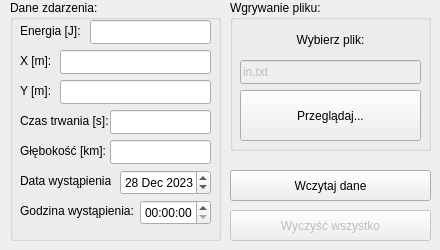
     <widget class="QWidget" name="objects_for_incidents">
      <attribute name="title">
       <string>Obiekty dla zdarzenia</string>
      </attribute>
      <widget class="QGroupBox" name="object_inject_group">
       <property name="geometry">
        <rect>
         <x>230</x>
         <y>0</y>
         <width>201</width>
         <height>151</height>
        </rect>
       </property>
       <property name="title">
        <string>Wgrywanie pliku:</string>
       </property>
       <widget class="QLineEdit" name="input_object_filename">
        <property name="enabled">
         <bool>false</bool>
        </property>
        <property name="geometry">
         <rect>
          <x>10</x>
          <y>60</y>
          <width>181</width>
          <height>24</height>
         </rect>
        </property>
        <property name="text">
         <string>in.txt</string>
        </property>
       </widget>
       <widget class="QPushButton" name="browse_object">
        <property name="geometry">
         <rect>
          <x>10</x>
          <y>90</y>
          <width>181</width>
          <height>51</height>
         </rect>
        </property>
        <property name="text">
         <string>Przeglądaj...</string>
        </property>
       </widget>
       <widget class="QLabel" name="description_choose_file">
        <property name="geometry">
         <rect>
          <x>10</x>
          <y>30</y>
          <width>181</width>
          <height>21</height>
         </rect>
        </property>
        <property name="text">
         <string>&lt;html&gt;&lt;head/&gt;&lt;body&gt;&lt;p align=&quot;center&quot;&gt;Wybierz plik:&lt;/p&gt;&lt;/body&gt;&lt;/html&gt;</string>
        </property>
       </widget>
      </widget>
      <widget class="QPushButton" name="clear_everything_object">
       <property name="enabled">
        <bool>false</bool>
       </property>
       <property name="geometry">
        <rect>
         <x>230</x>
         <y>210</y>
         <width>201</width>
         <height>31</height>
        </rect>
       </property>
       <property name="text">
        <string>Wyczyść wszystko</string>
       </property>
      </widget>
      <widget class="QPushButton" name="inject_object_data">
       <property name="geometry">
        <rect>
         <x>230</x>
         <y>170</y>
         <width>201</width>
         <height>31</height>
        </rect>
       </property>
       <property name="text">
        <string>Wczytaj dane</string>
       </property>
      </widget>
      <widget class="QGroupBox" name="incident_data_group_one">
       <property name="geometry">
        <rect>
         <x>10</x>
         <y>0</y>
         <width>211</width>
         <height>241</height>
        </rect>
       </property>
       <property name="title">
        <string>Dane zdarzenia:</string>
       </property>
       <widget class="QLineEdit" name="input_shock_x">
        <property name="geometry">
         <rect>
          <x>50</x>
          <y>50</y>
          <width>151</width>
          <height>24</height>
         </rect>
        </property>
       </widget>
       <widget class="QLineEdit" name="input_shock_y">
        <property name="geometry">
         <rect>
          <x>50</x>
          <y>80</y>
          <width>151</width>
          <height>24</height>
         </rect>
        </property>
       </widget>
       <widget class="QLineEdit" name="input_shock_e">
        <property name="geometry">
         <rect>
          <x>80</x>
          <y>20</y>
          <width>121</width>
          <height>24</height>
         </rect>
        </property>
       </widget>
       <widget class="QLineEdit" name="input_shock_t">
        <property name="geometry">
         <rect>
          <x>100</x>
          <y>110</y>
          <width>101</width>
          <height>24</height>
         </rect>
        </property>
       </widget>
       <widget class="QLineEdit" name="input_shock_h">
        <property name="geometry">
         <rect>
          <x>100</x>
          <y>140</y>
          <width>101</width>
          <height>24</height>
         </rect>
        </property>
        <property name="text">
         <string/>
        </property>
       </widget>
       <widget class="QLabel" name="description_incident_time">
        <property name="geometry">
         <rect>
          <x>10</x>
          <y>200</y>
          <width>121</width>
          <height>21</height>
         </rect>
        </property>
        <property name="text">
         <string>Godzina wystąpienia:</string>
        </property>
       </widget>
       <widget class="QLabel" name="description_incident_date">
        <property name="geometry">
         <rect>
          <x>10</x>
          <y>170</y>
          <width>91</width>
          <height>21</height>
         </rect>
        </property>
        <property name="text">
         <string>Data wystąpienia:</string>
        </property>
       </widget>
       <widget class="QLabel" name="description_incident_h">
        <property name="geometry">
         <rect>
          <x>10</x>
          <y>140</y>
          <width>91</width>
          <height>21</height>
         </rect>
        </property>
        <property name="text">
         <string>Głębokość [km]:</string>
        </property>
       </widget>
       <widget class="QLabel" name="description_incident_t">
        <property name="geometry">
         <rect>
          <x>10</x>
          <y>110</y>
          <width>91</width>
          <height>21</height>
         </rect>
        </property>
        <property name="text">
         <string>Czas trwania [s]:</string>
        </property>
       </widget>
       <widget class="QLabel" name="description_incident_y">
        <property name="geometry">
         <rect>
          <x>10</x>
          <y>80</y>
          <width>31</width>
          <height>21</height>
         </rect>
        </property>
        <property name="text">
         <string>Y [m]:</string>
        </property>
       </widget>
       <widget class="QLabel" name="description_incident_e">
        <property name="geometry">
         <rect>
          <x>10</x>
          <y>20</y>
          <width>61</width>
          <height>21</height>
         </rect>
        </property>
        <property name="text">
         <string>Energia [J]:</string>
        </property>
       </widget>
       <widget class="QLabel" name="description_incident_x">
        <property name="geometry">
         <rect>
          <x>10</x>
          <y>50</y>
          <width>31</width>
          <height>21</height>
         </rect>
        </property>
        <property name="text">
         <string>X [m]:</string>
        </property>
       </widget>
       <widget class="QTimeEdit" name="input_shock_time">
        <property name="geometry">
         <rect>
          <x>130</x>
          <y>200</y>
          <width>71</width>
          <height>25</height>
         </rect>
        </property>
       </widget>
       <widget class="QDateEdit" name="input_shock_date">
        <property name="geometry">
         <rect>
          <x>110</x>
          <y>170</y>
          <width>91</width>
          <height>25</height>
         </rect>
        </property>
        <property name="dateTime">
         <datetime>
          <hour>0</hour>
          <minute>0</minute>
          <second>0</second>
          <year>2023</year>
          <month>12</month>
          <day>28</day>
         </datetime>
        </property>
        <property name="time">
         <time>
          <hour>0</hour>
          <minute>0</minute>
          <second>0</second>
         </time>
        </property>
       </widget>
      </widget>
     </widget>
